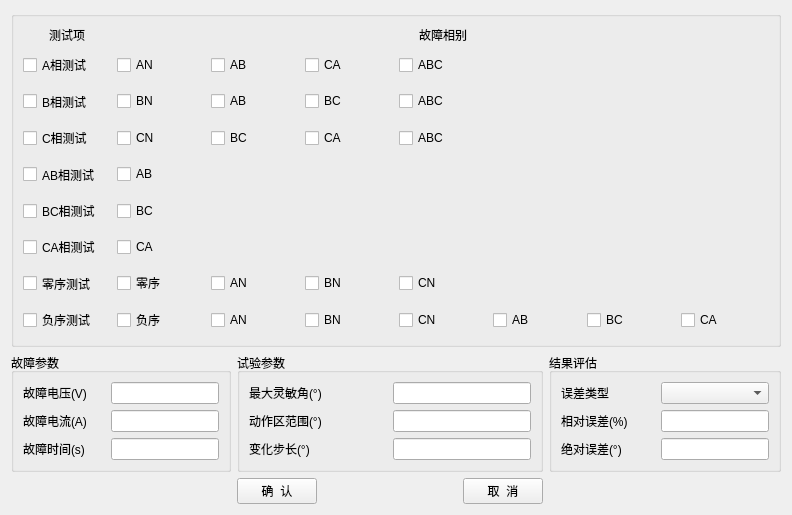
<?xml version="1.0" encoding="UTF-8"?>
<ui version="4.0">
 <class>QPowerDirAddMultDlg</class>
 <widget class="QDialog" name="QPowerDirAddMultDlg">
  <property name="geometry">
   <rect>
    <x>0</x>
    <y>0</y>
    <width>792</width>
    <height>515</height>
   </rect>
  </property>
  <property name="windowTitle">
   <string>开关量</string>
  </property>
  <layout class="QGridLayout" name="gridLayout_8">
   <item row="2" column="3">
    <spacer name="horizontalSpacer_3">
     <property name="orientation">
      <enum>Qt::Horizontal</enum>
     </property>
     <property name="sizeType">
      <enum>QSizePolicy::MinimumExpanding</enum>
     </property>
     <property name="sizeHint" stdset="0">
      <size>
       <width>40</width>
       <height>20</height>
      </size>
     </property>
    </spacer>
   </item>
   <item row="2" column="6">
    <spacer name="horizontalSpacer_2">
     <property name="orientation">
      <enum>Qt::Horizontal</enum>
     </property>
     <property name="sizeType">
      <enum>QSizePolicy::MinimumExpanding</enum>
     </property>
     <property name="sizeHint" stdset="0">
      <size>
       <width>220</width>
       <height>20</height>
      </size>
     </property>
    </spacer>
   </item>
   <item row="2" column="4">
    <widget class="QPushButton" name="m_pCancel_PushButton">
     <property name="text">
      <string>取  消</string>
     </property>
     <property name="autoDefault">
      <bool>false</bool>
     </property>
    </widget>
   </item>
   <item row="2" column="2">
    <widget class="QPushButton" name="m_pOK_PushButton">
     <property name="text">
      <string>确  认</string>
     </property>
     <property name="autoDefault">
      <bool>false</bool>
     </property>
    </widget>
   </item>
   <item row="2" column="1">
    <spacer name="horizontalSpacer">
     <property name="orientation">
      <enum>Qt::Horizontal</enum>
     </property>
     <property name="sizeType">
      <enum>QSizePolicy::MinimumExpanding</enum>
     </property>
     <property name="sizeHint" stdset="0">
      <size>
       <width>220</width>
       <height>20</height>
      </size>
     </property>
    </spacer>
   </item>
   <item row="0" column="1" colspan="7">
    <widget class="QSttGroupBox" name="m_groupBox">
     <property name="title">
      <string/>
     </property>
     <layout class="QGridLayout" name="gridLayout">
      <item row="2" column="6">
       <layout class="QGridLayout" name="gridLayout_2">
        <item row="2" column="4">
         <widget class="QSttCheckBox" name="m_pBABC_CheckBox">
          <property name="text">
           <string>ABC</string>
          </property>
         </widget>
        </item>
        <item row="2" column="3">
         <widget class="QSttCheckBox" name="m_pBBC_CheckBox">
          <property name="text">
           <string>BC</string>
          </property>
         </widget>
        </item>
        <item row="3" column="1">
         <widget class="QSttCheckBox" name="m_pCCN_CheckBox">
          <property name="text">
           <string>CN</string>
          </property>
         </widget>
        </item>
        <item row="2" column="1">
         <widget class="QSttCheckBox" name="m_pBBN_CheckBox">
          <property name="text">
           <string>BN</string>
          </property>
         </widget>
        </item>
        <item row="1" column="2">
         <widget class="QSttCheckBox" name="m_pAAB_CheckBox">
          <property name="text">
           <string>AB</string>
          </property>
         </widget>
        </item>
        <item row="7" column="1">
         <widget class="QSttCheckBox" name="m_pZeroSeq_CheckBox">
          <property name="text">
           <string>零序</string>
          </property>
         </widget>
        </item>
        <item row="1" column="3">
         <widget class="QSttCheckBox" name="m_pACA_CheckBox">
          <property name="text">
           <string>CA</string>
          </property>
         </widget>
        </item>
        <item row="7" column="2">
         <widget class="QSttCheckBox" name="m_pZeroAN_CheckBox">
          <property name="text">
           <string>AN</string>
          </property>
         </widget>
        </item>
        <item row="1" column="4">
         <widget class="QSttCheckBox" name="m_pAABC_CheckBox">
          <property name="text">
           <string>ABC</string>
          </property>
         </widget>
        </item>
        <item row="8" column="1">
         <widget class="QSttCheckBox" name="m_pNegativeSeq_CheckBox">
          <property name="text">
           <string>负序</string>
          </property>
         </widget>
        </item>
        <item row="7" column="4">
         <widget class="QSttCheckBox" name="m_pZeroCN_CheckBox">
          <property name="text">
           <string>CN</string>
          </property>
         </widget>
        </item>
        <item row="8" column="2">
         <widget class="QSttCheckBox" name="m_pNegativeAN_CheckBox">
          <property name="text">
           <string>AN</string>
          </property>
         </widget>
        </item>
        <item row="2" column="2">
         <widget class="QSttCheckBox" name="m_pBAB_CheckBox">
          <property name="text">
           <string>AB</string>
          </property>
         </widget>
        </item>
        <item row="8" column="4">
         <widget class="QSttCheckBox" name="m_pNegativeCN_CheckBox">
          <property name="text">
           <string>CN</string>
          </property>
         </widget>
        </item>
        <item row="8" column="5">
         <widget class="QSttCheckBox" name="m_pNegativeAB_CheckBox">
          <property name="text">
           <string>AB</string>
          </property>
         </widget>
        </item>
        <item row="7" column="3">
         <widget class="QSttCheckBox" name="m_pZeroBN_CheckBox">
          <property name="text">
           <string>BN</string>
          </property>
         </widget>
        </item>
        <item row="8" column="3">
         <widget class="QSttCheckBox" name="m_pNegativeBN_CheckBox">
          <property name="text">
           <string>BN</string>
          </property>
         </widget>
        </item>
        <item row="8" column="6">
         <widget class="QSttCheckBox" name="m_pNegativeBC_CheckBox">
          <property name="text">
           <string>BC</string>
          </property>
         </widget>
        </item>
        <item row="7" column="0">
         <widget class="QSttCheckBox" name="m_pZeroSeqTest_CheckBox">
          <property name="sizePolicy">
           <sizepolicy hsizetype="Minimum" vsizetype="Expanding">
            <horstretch>0</horstretch>
            <verstretch>0</verstretch>
           </sizepolicy>
          </property>
          <property name="text">
           <string>零序测试</string>
          </property>
         </widget>
        </item>
        <item row="0" column="0">
         <widget class="QLabel" name="m_pTestItemsLabel">
          <property name="sizePolicy">
           <sizepolicy hsizetype="Preferred" vsizetype="Fixed">
            <horstretch>0</horstretch>
            <verstretch>0</verstretch>
           </sizepolicy>
          </property>
          <property name="text">
           <string>测试项</string>
          </property>
          <property name="alignment">
           <set>Qt::AlignCenter</set>
          </property>
         </widget>
        </item>
        <item row="4" column="0">
         <widget class="QCheckBox" name="m_pABTest_CheckBox">
          <property name="sizePolicy">
           <sizepolicy hsizetype="Minimum" vsizetype="Expanding">
            <horstretch>0</horstretch>
            <verstretch>0</verstretch>
           </sizepolicy>
          </property>
          <property name="text">
           <string>AB相测试</string>
          </property>
         </widget>
        </item>
        <item row="3" column="0">
         <widget class="QSttCheckBox" name="m_pCTest_CheckBox">
          <property name="sizePolicy">
           <sizepolicy hsizetype="Minimum" vsizetype="Expanding">
            <horstretch>0</horstretch>
            <verstretch>0</verstretch>
           </sizepolicy>
          </property>
          <property name="text">
           <string>C相测试</string>
          </property>
         </widget>
        </item>
        <item row="8" column="0">
         <widget class="QSttCheckBox" name="m_pNegativeSeqTest_CheckBox">
          <property name="sizePolicy">
           <sizepolicy hsizetype="Minimum" vsizetype="Expanding">
            <horstretch>0</horstretch>
            <verstretch>0</verstretch>
           </sizepolicy>
          </property>
          <property name="text">
           <string>负序测试</string>
          </property>
         </widget>
        </item>
        <item row="5" column="0">
         <widget class="QSttCheckBox" name="m_pBCTest_CheckBox">
          <property name="sizePolicy">
           <sizepolicy hsizetype="Minimum" vsizetype="Expanding">
            <horstretch>0</horstretch>
            <verstretch>0</verstretch>
           </sizepolicy>
          </property>
          <property name="text">
           <string>BC相测试</string>
          </property>
         </widget>
        </item>
        <item row="1" column="1">
         <widget class="QSttCheckBox" name="m_pAAN_CheckBox">
          <property name="text">
           <string>AN</string>
          </property>
         </widget>
        </item>
        <item row="1" column="0">
         <widget class="QSttCheckBox" name="m_pATest_CheckBox">
          <property name="sizePolicy">
           <sizepolicy hsizetype="Minimum" vsizetype="Expanding">
            <horstretch>0</horstretch>
            <verstretch>0</verstretch>
           </sizepolicy>
          </property>
          <property name="text">
           <string>A相测试</string>
          </property>
         </widget>
        </item>
        <item row="2" column="0">
         <widget class="QSttCheckBox" name="m_pBTest_CheckBox">
          <property name="sizePolicy">
           <sizepolicy hsizetype="Minimum" vsizetype="Expanding">
            <horstretch>0</horstretch>
            <verstretch>0</verstretch>
           </sizepolicy>
          </property>
          <property name="text">
           <string>B相测试</string>
          </property>
         </widget>
        </item>
        <item row="6" column="0">
         <widget class="QSttCheckBox" name="m_pCATest_CheckBox">
          <property name="sizePolicy">
           <sizepolicy hsizetype="Minimum" vsizetype="Expanding">
            <horstretch>0</horstretch>
            <verstretch>0</verstretch>
           </sizepolicy>
          </property>
          <property name="text">
           <string>CA相测试</string>
          </property>
         </widget>
        </item>
        <item row="3" column="3">
         <widget class="QSttCheckBox" name="m_pCCA_CheckBox">
          <property name="text">
           <string>CA</string>
          </property>
         </widget>
        </item>
        <item row="5" column="1">
         <widget class="QSttCheckBox" name="m_pBCBC_CheckBox">
          <property name="text">
           <string>BC</string>
          </property>
         </widget>
        </item>
        <item row="3" column="4">
         <widget class="QSttCheckBox" name="m_pCABC_CheckBox">
          <property name="text">
           <string>ABC</string>
          </property>
         </widget>
        </item>
        <item row="3" column="2">
         <widget class="QSttCheckBox" name="m_pCBC_CheckBox">
          <property name="text">
           <string>BC</string>
          </property>
         </widget>
        </item>
        <item row="4" column="1">
         <widget class="QCheckBox" name="m_pABAB_CheckBox">
          <property name="text">
           <string>AB</string>
          </property>
         </widget>
        </item>
        <item row="6" column="1">
         <widget class="QSttCheckBox" name="m_pCACA_CheckBox">
          <property name="text">
           <string>CA</string>
          </property>
         </widget>
        </item>
        <item row="8" column="7">
         <widget class="QSttCheckBox" name="m_pNegativeCA_CheckBox">
          <property name="text">
           <string>CA</string>
          </property>
         </widget>
        </item>
        <item row="0" column="1" colspan="7">
         <widget class="QLabel" name="m_pFaultDiffLabel">
          <property name="sizePolicy">
           <sizepolicy hsizetype="Preferred" vsizetype="Fixed">
            <horstretch>0</horstretch>
            <verstretch>0</verstretch>
           </sizepolicy>
          </property>
          <property name="text">
           <string>故障相别</string>
          </property>
          <property name="alignment">
           <set>Qt::AlignCenter</set>
          </property>
         </widget>
        </item>
       </layout>
      </item>
     </layout>
    </widget>
   </item>
   <item row="1" column="5" colspan="3">
    <widget class="QSttGroupBox" name="m_groupBox_Results">
     <property name="title">
      <string>结果评估</string>
     </property>
     <layout class="QHBoxLayout" name="horizontalLayout">
      <item>
       <layout class="QGridLayout" name="gridLayout_5">
        <item row="0" column="0">
         <widget class="QLabel" name="m_pErrorTypeLabel">
          <property name="text">
           <string>误差类型</string>
          </property>
         </widget>
        </item>
        <item row="0" column="1">
         <widget class="CExBaseListComboBox" name="m_pCmb_ErrorType"/>
        </item>
        <item row="1" column="0">
         <widget class="QLabel" name="m_pRelErrorLabel">
          <property name="text">
           <string>相对误差(%)</string>
          </property>
         </widget>
        </item>
        <item row="2" column="0">
         <widget class="QLabel" name="m_pAbsErrorLabel">
          <property name="text">
           <string>绝对误差(°)</string>
          </property>
         </widget>
        </item>
        <item row="2" column="1">
         <widget class="QSttLineEdit" name="m_pAbsErrorEdit">
          <property name="sizePolicy">
           <sizepolicy hsizetype="Preferred" vsizetype="Fixed">
            <horstretch>0</horstretch>
            <verstretch>0</verstretch>
           </sizepolicy>
          </property>
         </widget>
        </item>
        <item row="1" column="1">
         <widget class="QSttLineEdit" name="m_pRelErrorEdit">
          <property name="sizePolicy">
           <sizepolicy hsizetype="Preferred" vsizetype="Fixed">
            <horstretch>0</horstretch>
            <verstretch>0</verstretch>
           </sizepolicy>
          </property>
         </widget>
        </item>
       </layout>
      </item>
     </layout>
    </widget>
   </item>
   <item row="1" column="1">
    <widget class="QSttGroupBox" name="m_groupBox_FaultParas">
     <property name="sizePolicy">
      <sizepolicy hsizetype="Preferred" vsizetype="Preferred">
       <horstretch>0</horstretch>
       <verstretch>0</verstretch>
      </sizepolicy>
     </property>
     <property name="title">
      <string>故障参数</string>
     </property>
     <layout class="QGridLayout" name="gridLayout_6">
      <item row="0" column="0">
       <layout class="QGridLayout" name="gridLayout_4">
        <item row="0" column="0">
         <widget class="QLabel" name="m_pFaultVLabel">
          <property name="text">
           <string>故障电压(V)</string>
          </property>
         </widget>
        </item>
        <item row="0" column="1">
         <widget class="QSttLineEdit" name="m_pFaultVEdit">
          <property name="sizePolicy">
           <sizepolicy hsizetype="Preferred" vsizetype="Fixed">
            <horstretch>0</horstretch>
            <verstretch>0</verstretch>
           </sizepolicy>
          </property>
         </widget>
        </item>
        <item row="1" column="0">
         <widget class="QLabel" name="m_pFaultILabel">
          <property name="text">
           <string>故障电流(A)</string>
          </property>
         </widget>
        </item>
        <item row="1" column="1">
         <widget class="QSttLineEdit" name="m_pFaultIEdit">
          <property name="sizePolicy">
           <sizepolicy hsizetype="Preferred" vsizetype="Fixed">
            <horstretch>0</horstretch>
            <verstretch>0</verstretch>
           </sizepolicy>
          </property>
         </widget>
        </item>
        <item row="2" column="0">
         <widget class="QLabel" name="m_pFaultTimeLabel">
          <property name="text">
           <string>故障时间(s)</string>
          </property>
         </widget>
        </item>
        <item row="2" column="1">
         <widget class="QSttLineEdit" name="m_pFaultTimeEdit">
          <property name="sizePolicy">
           <sizepolicy hsizetype="Preferred" vsizetype="Fixed">
            <horstretch>0</horstretch>
            <verstretch>0</verstretch>
           </sizepolicy>
          </property>
         </widget>
        </item>
       </layout>
      </item>
     </layout>
    </widget>
   </item>
   <item row="1" column="2" colspan="3">
    <widget class="QSttGroupBox" name="m_groupBox_AngleParas">
     <property name="sizePolicy">
      <sizepolicy hsizetype="Preferred" vsizetype="Preferred">
       <horstretch>0</horstretch>
       <verstretch>0</verstretch>
      </sizepolicy>
     </property>
     <property name="title">
      <string>试验参数</string>
     </property>
     <layout class="QGridLayout" name="gridLayout_7">
      <item row="0" column="1">
       <layout class="QGridLayout" name="gridLayout_3">
        <item row="0" column="0">
         <widget class="QLabel" name="m_pMaxSensitAngleLabel">
          <property name="text">
           <string>最大灵敏角(°)</string>
          </property>
         </widget>
        </item>
        <item row="0" column="1">
         <widget class="QSettingLineEdit" name="m_pMaxSensitAngleEdit">
          <property name="sizePolicy">
           <sizepolicy hsizetype="Preferred" vsizetype="Fixed">
            <horstretch>0</horstretch>
            <verstretch>0</verstretch>
           </sizepolicy>
          </property>
         </widget>
        </item>
        <item row="1" column="1">
         <widget class="QSttLineEdit" name="m_pActRangeEdit">
          <property name="sizePolicy">
           <sizepolicy hsizetype="Preferred" vsizetype="Fixed">
            <horstretch>0</horstretch>
            <verstretch>0</verstretch>
           </sizepolicy>
          </property>
         </widget>
        </item>
        <item row="1" column="0">
         <widget class="QLabel" name="m_pActRangeLabel">
          <property name="text">
           <string>动作区范围(°)</string>
          </property>
         </widget>
        </item>
        <item row="2" column="0">
         <widget class="QLabel" name="m_pStepLabel">
          <property name="text">
           <string>变化步长(°)</string>
          </property>
         </widget>
        </item>
        <item row="2" column="1">
         <widget class="QSttLineEdit" name="m_pStepEdit">
          <property name="sizePolicy">
           <sizepolicy hsizetype="Preferred" vsizetype="Fixed">
            <horstretch>0</horstretch>
            <verstretch>0</verstretch>
           </sizepolicy>
          </property>
         </widget>
        </item>
       </layout>
      </item>
     </layout>
    </widget>
   </item>
  </layout>
 </widget>
 <customwidgets>
  <customwidget>
   <class>QSettingLineEdit</class>
   <extends>QLineEdit</extends>
   <header>../../UI/Controls/SettingCtrls/QSettingLineEdit.h</header>
  </customwidget>
  <customwidget>
   <class>CExBaseListComboBox</class>
   <extends>QComboBox</extends>
   <header>../../../../Module/BaseClass/QT/QExBaseListComboBox.h</header>
  </customwidget>
  <customwidget>
   <class>QSttLineEdit</class>
   <extends>QLineEdit</extends>
   <header>../../Module/UI/Controls/SttLineEdit.h</header>
  </customwidget>
  <customwidget>
   <class>QSttGroupBox</class>
   <extends>QGroupBox</extends>
   <header>../../Module/UI/Controls/SttGroupBox.h</header>
   <container>1</container>
  </customwidget>
  <customwidget>
   <class>QSttCheckBox</class>
   <extends>QCheckBox</extends>
   <header>../../Module/UI/Controls/SttCheckbox.h</header>
  </customwidget>
 </customwidgets>
 <resources/>
 <connections/>
</ui>
